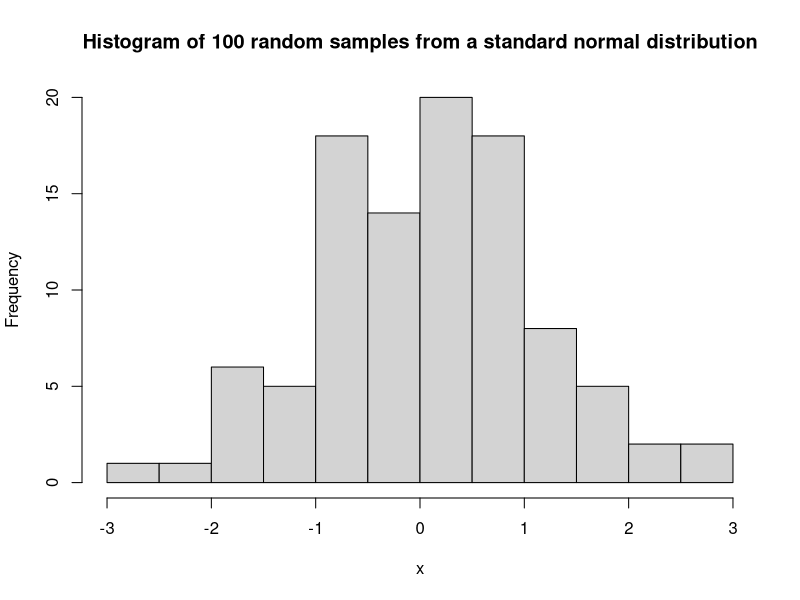

This chart was generated by the following R code:
## ---- chunk 1
knitr::opts_chunk$set(echo = TRUE)
## ---- chunk 2
knitr::include_url("https://www.youtube.com/embed/FDomXhSNaHI")
## ---- chunk 3
x=rnorm(100, 0, 1)
## ---- chunk 4
A=median(x)
B=mean(x)
C=var(x)
## ---- chunk 5
hist(x,  main = paste("Histogram of 100 random samples from a standard normal distribution" ))
